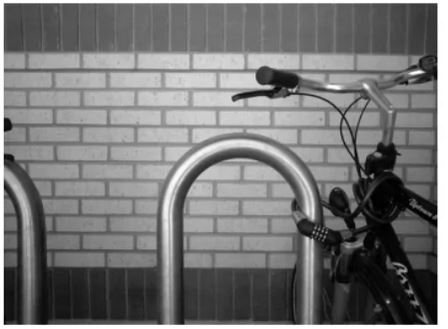
#> input picture phase1+2/P2L4 Exercises/images/wall.JPG, 448 x 329 px, found by its file name
$ jupyter execute 'Ex_8 Sobel_edge_detection.ipynb'   (older library calls are emulated)
#> lines starting #> are read from the running program, lines starting #| are printed output that depends on the picture; after the words box and inside, x2 and y2 are one past the last pixel; in counts of white or black regions, pixels touching at a corner belong together
### Exercise 8: Sobel Edge detection

[cell 1]
import cv2
import numpy as np
import matplotlib.pyplot as plt

def sobel_edge_detector(image_path):
    # Read the image using OpenCV
#> called with image_path = 'images/wall.jpg'
    image = cv2.imread(image_path, cv2.IMREAD_GRAYSCALE)
#> image is the input picture: shape (329, 448); min 0, max 255, mean 118.7

    # Apply Sobel operator
    sobel_x = cv2.Sobel(image, cv2.CV_64F, 1, 0, ksize=3)
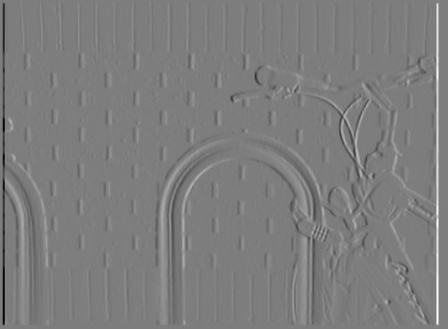
#> sobel_x: shape (329, 448) float64; min -984, max 1012, mean 0; drawn with min black and max white
    sobel_y = cv2.Sobel(image, cv2.CV_64F, 0, 1, ksize=3)
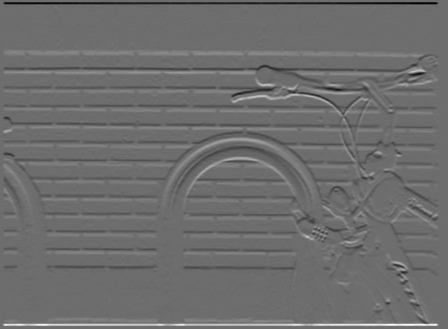
#> sobel_y: shape (329, 448) float64; min -757, max 1001, mean 0; drawn with min black and max white

    # Calculate gradient magnitude
    magnitude = np.sqrt(sobel_x**2 + sobel_y**2)
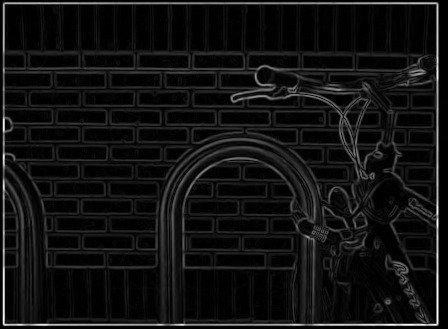
#> magnitude: shape (329, 448) float64; min 0, max 1012, mean 71.3; drawn with min black and max white

    # Apply a threshold to identify edges
    threshold = 50
    edges = magnitude > threshold
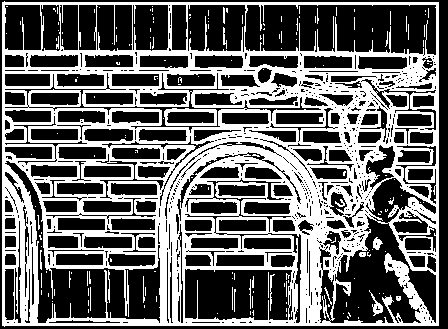
#> edges: shape (329, 448) bool; 40% white; 184 white regions (159 under 20 px), largest, box (x1, y1, x2, y2) and area: (2, 1, 439, 327) 57029, (164, 108, 217, 126) 395, (369, 290, 383, 316) 114

    return edges

# Example usage
image_path = 'images/wall.jpg'
edge_image = sobel_edge_detector(image_path)

# Display the original and edge-detected images
original_image = cv2.imread(image_path)
original_image_rgb = cv2.cvtColor(original_image, cv2.COLOR_BGR2RGB)

# Plotting the images using matplotlib
plt.figure(figsize=(10, 5))

# Original Image
plt.subplot(1, 2, 1)
plt.imshow(original_image_rgb)
plt.title('Original Image')
plt.axis('off')

# Edge-detected Image
plt.subplot(1, 2, 2)
plt.imshow(edge_image, cmap='gray')
plt.title('Edge-detected Image (Sobel)')
plt.axis('off')

# Display the images
plt.show()
